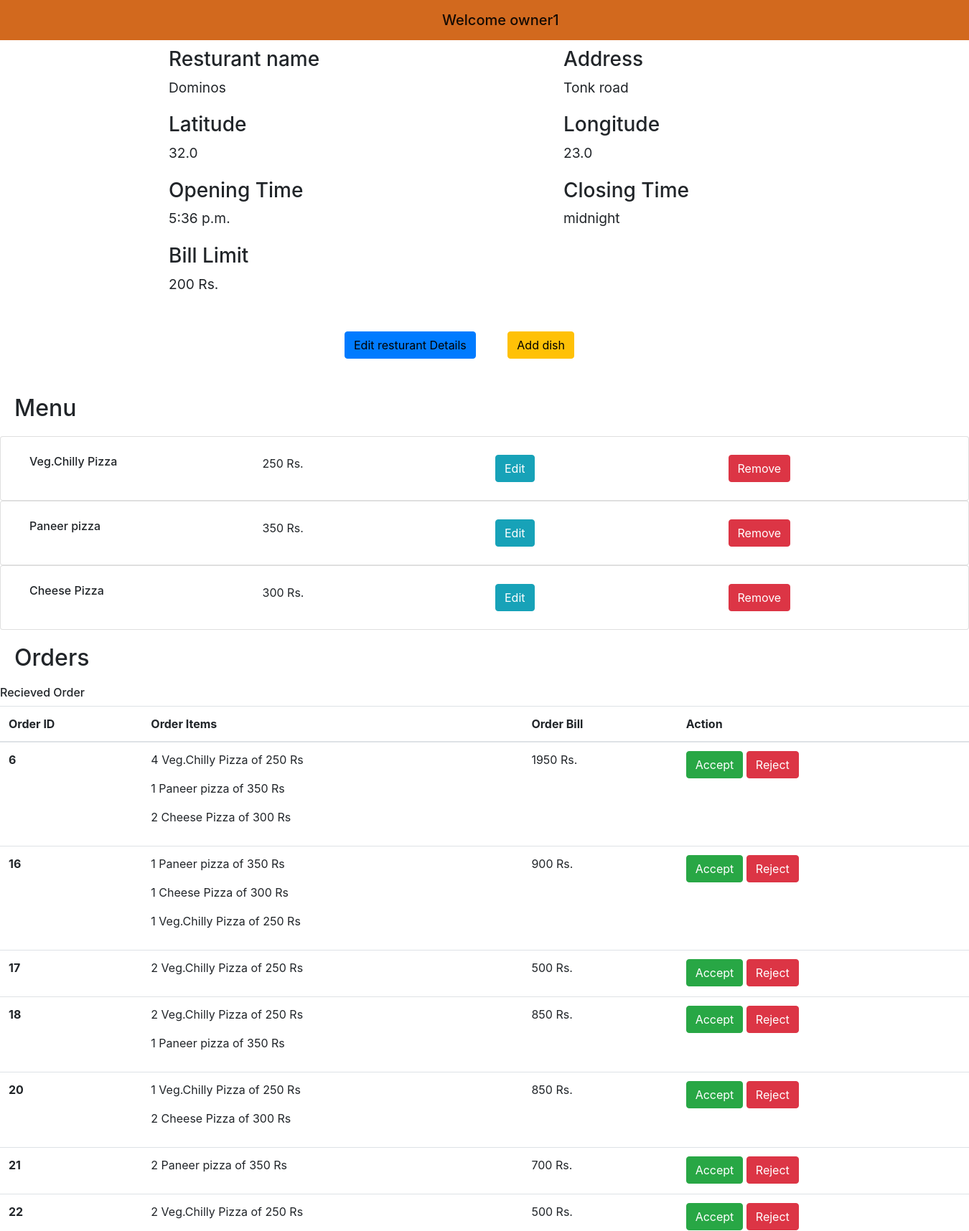
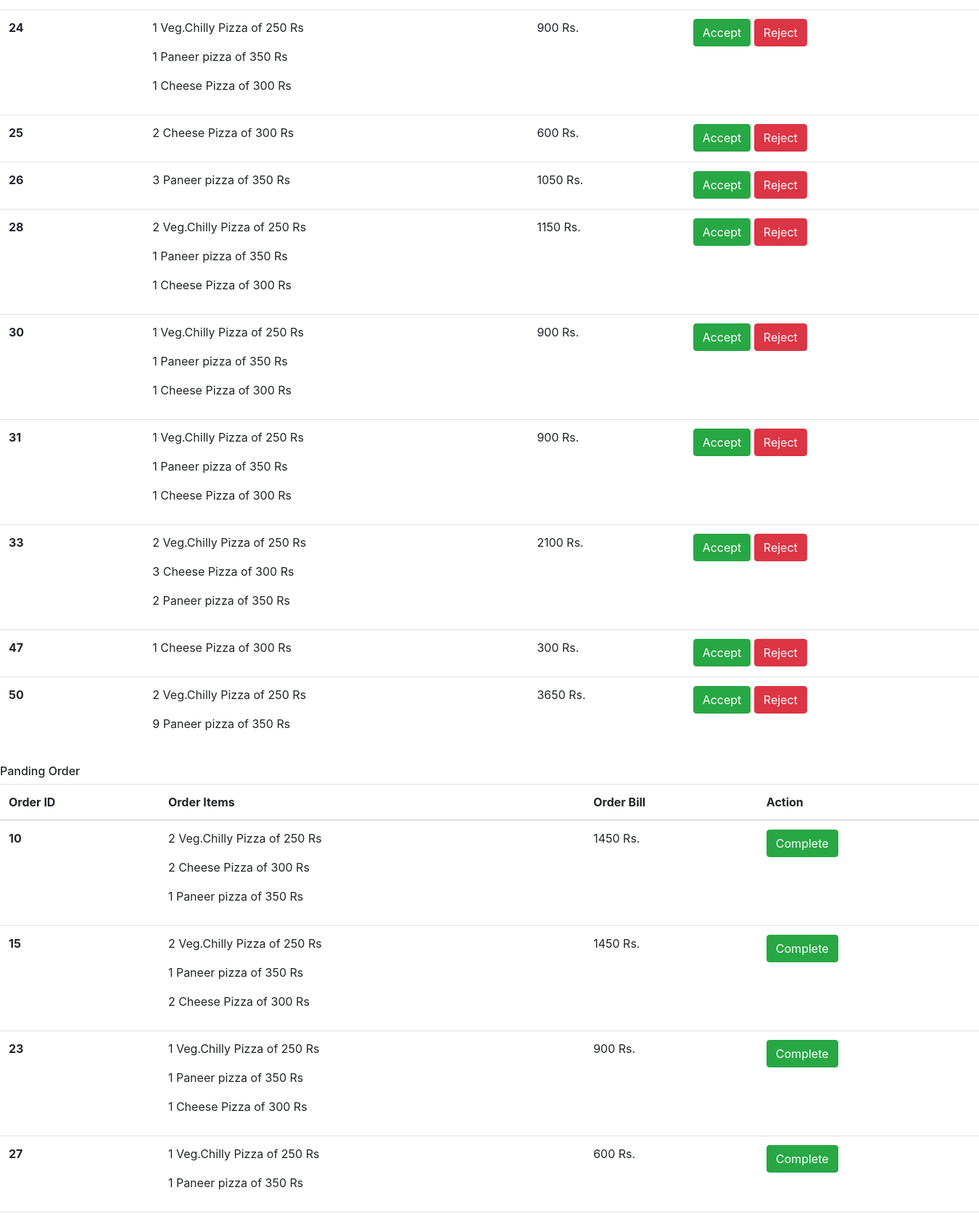
The page /restaurant/dashboard/2 (upper part) on the database its author committed (2 pictures, top to bottom).
### accounts/models.py (models this page shows, shortened)
class Owner(models.Model):
	name = models.CharField(max_length = 20)
	password = models.CharField(max_length = 100)
	restaurant_name = models.CharField(max_length = 100)
	is_login = models.BooleanField(default = False)

### restaurant/models.py (models this page shows, shortened)
class Resturant(models.Model):
  owner=ForeignKey(Owner,on_delete = models.CASCADE)
  name=models.CharField(max_length=20)
  address=models.CharField(max_length=200)
  latitude=models.FloatField()
  longitude=models.FloatField()
  opening_time=models.TimeField()
  closing_time=models.TimeField()
  bill_limit=models.IntegerField()

class Dish(models.Model):
  owner=ForeignKey(Owner,on_delete = models.CASCADE)
  name=models.CharField(max_length=20)
  price=models.IntegerField()

### restaurant/views.py (the view)
# urls.py: path('dashboard/<int:id>',views.dashboard,name="dashboard"),
def dashboard(request,id):
  request.session["owner_id"]=id
  owner=Owner.objects.get(id=id)
  resturant=None
  dishes=None
  order=False
  recieved_order=None
  panding_order=None
  if Resturant.objects.all().filter(owner=owner):
    resturant=Resturant.objects.get(owner=owner)
  if Dish.objects.all().filter(owner=owner):
    dishes=Dish.objects.all().filter(owner=owner)
  if resturant:
    orders_list=Order.objects.filter(restaurant_id=resturant.id,complete=True)
    recieved_order=[]
    panding_order=[]
    for order in orders_list:
      dishess=Orderdish.objects.filter(order=order)
      if dishess:
        d=[]
        total_bill=0
        for dish in dishess:
          quantity=dish.quantity
          name=dish.dish.name
          price=dish.dish.price
          obj=Info1(name,price,quantity)
          d.append(obj)
          total_bill=total_bill+quantity*price
        obj=Info2(d,order.id,total_bill)
        if order.status=="placed":
          recieved_order.append(obj)
        elif order.status=="panding":
          panding_order.append(obj)
  if recieved_order or panding_order:
    order=True
  return render(request,'dashboard.html',{
    'name':owner.name,
    'id':id,
    'resturant':resturant,
    'dishes':dishes,
    'recieved_order':recieved_order,
    'panding_order':panding_order,
    'order':order
    })

### restaurant/templates/dashboard.html (shortened to what this page needs)
{% load static %}
<!DOCTYPE html>
<html lang="en">
<head>
  <link rel="stylesheet" href="https://stackpath.bootstrapcdn.com/bootstrap/4.3.1/css/bootstrap.min.css">
  <link href="{% static 'css/resturant/dashboard.css' %}" rel="stylesheet"/>
</head>
<body>
  <div>
    <nav class="navbar navbar-light " style="background-color:chocolate">
      <span class="navbar-brand mb-0 h1" id="welcome">Welcome {{name}}</span>
    </nav>
    {% if resturant %}
      <div class="container">
        <div class="row">
          <div class="col">
            <h3>Resturant name</h3>
            <p>{{resturant.name}}</p>
          </div>
          <div class="col">
            <h3>Address</h3>
            <p>{{resturant.address}}</p>
          </div>
        </div>
        <div class="row">
          <div class="col">
            <h3>Latitude</h3>
            <p>{{resturant.latitude}}</p>
          </div>
          <div class="col">
            <h3>Longitude</h3>
            <p>{{resturant.longitude}}</p>
          </div>
        </div>
        <div class="row">
          <div class="col">
            <h3>Opening Time</h3>
            <p>{{resturant.opening_time}}</p>
          </div>
          <div class="col">
            <h3>Closing Time</h3>
            <p>{{resturant.closing_time}}</p>
          </div>
        </div>
        <div class="row">
          <div class="col">
            <h3>Bill Limit</h3>
            <p>{{resturant.bill_limit}} Rs.</p>
          </div>
        </div>
      </div>
    {% else %}
      <button type="button" class="btn btn-primary" style="margin-left: 600px; "><a href="add_resturant/{{id}}" style="color:white">Add resturant</a></button>
    {% endif%}
  </div>
  {% if resturant %}
  <div class="row"  id="buttons">
    <span>
      <button type="button" class="btn btn-primary" id="btn1"><a href="resturant_details/{{id}}" style="color:black">Edit resturant Details</a></button>
      <button type="button" class="btn btn-warning" id="btn2"><a href="add_dish/{{id}}" style="color:black">Add dish</a></button>
    </span>
  </div>
  {% endif %}
  {% if dishes %}
  <div>
    <h2 style="margin: 20px;">Menu</h2>
      <div>
        {% for dish in dishes %}
        <div class="card">
          <div class="card-body">
            <div class="row">
                <div class="col">
                  <h6>{{dish.name}}</h6>
                </div>
                <div class="col">
                  {{dish.price}} Rs.
                </div>
                <div class="col">
                  <button type="button" class="btn btn-info"><a href="edit_dish/{{dish.id}}" style="color:white">Edit</a></button>
                </div>
                <div class="col">
                  <button type="button" class="btn btn-danger"><a href="remove_dish/{{dish.id}}" style="color:white">Remove</a></button>
                </div>
            </div>
          </div>
        </div>
        {% endfor %}
      </div>
  </div>
  {% endif %}
  {% if order %}
  <h2 style="margin: 20px;">Orders</h2>
    {% if recieved_order %}
      <h6>Recieved Order</h6>
      <table class="table">
        <thead>
          <tr>
            <th scope="col">Order ID</th>
            <th scope="col">Order Items</th>
            <th scope="col">Order Bill</th>
            <th scope="col">Action</th>
          </tr>
        </thead>
        <tbody>
          {% for order in recieved_order %}
          <tr>
            <th scope="row">{{order.id}}</th>
            <td>
              {% for dish in order.dishes %}
                <p>{{dish.quantity}} {{dish.name}} of {{dish.price}} Rs</p>
              {% endfor %}
            </td>
            <td>{{order.bill}} Rs.</td>
            <td>
              <button type="button" class="btn btn-success" ><a href="accept_order/{{order.id}}" style="color:white">Accept</a></button>
              <button type="button" class="btn btn-danger"><a href="reject_order/{{order.id}}" style="color:white">Reject</a></button>
            </td>
          </tr>
          {% endfor %}
        </tbody>
      </table>
    {% endif %}
    {% if panding_order %}
      <h6>Panding Order</h6>
      <table class="table">
        <thead>
          <tr>
            <th scope="col">Order ID</th>
            <th scope="col">Order Items</th>
            <th scope="col">Order Bill</th>
            <th scope="col">Action</th>
          </tr>
        </thead>
        <tbody>
          {% for order in panding_order %}
          <tr>
            <th scope="row">{{order.id}}</th>
            <td>
              {% for dish in order.dishes %}
                <p>{{dish.quantity}} {{dish.name}} of {{dish.price}} Rs</p>
              {% endfor %}
            </td>
            <td>{{order.bill}} Rs.</td>
            <td>
              <button type="button" class="btn btn-success" ><a href="complete_order/{{order.id}}" style="color:white">Complete</a></button>
            </td>
          </tr>
          {% endfor %}
        </tbody>
      </table>
    {% endif %}
  {% endif %}
</body>
</html>

### static/css/resturant/dashboard.css (style rules this page uses)
.navbar { margin-bottom: 10px; }
.container { margin:5px; margin-left: 200px; font-size: larger; }
.row { margin:5px; }
#welcome { margin-left: 600px; }
#buttons { margin-left: 470px; }
#btn1 { margin:10px; }
#btn2 { margin:30px; }
a { text-decoration:wavy; }

### rows shown on the page
Owner: name "owner1"
Resturant: name "Dominos", address "Tonk road", latitude "32.0", longitude "23.0", opening_time "5:36 p.m.", closing_time "midnight", bill_limit "200"
Dish: name "Veg.Chilly Pizza", price "250", name "Veg.Chilly Pizza" "Veg.Chilly Pizza" "Veg.Chilly Pizza" "Veg.Chilly Pizza" "Veg.Chilly Pizza" "Veg.Chilly Pizza" "Veg.Chilly Pizza" "Veg.Chilly Pizza" "Veg.Chilly Pizza" "Veg.Chilly Pizza" "Veg.Chilly Pizza" "Veg.Chilly Pizza", name "Veg.Chilly Pizza" "Veg.Chilly Pizza" "Veg.Chilly Pizza" "Veg.Chilly Pizza"
Dish: name "Paneer pizza", price "350", name "Paneer pizza" "Paneer pizza" "Paneer pizza" "Paneer pizza" "Paneer pizza" "Paneer pizza" "Paneer pizza" "Paneer pizza" "Paneer pizza" "Paneer pizza" "Paneer pizza", name "Paneer pizza" "Paneer pizza" "Paneer pizza" "Paneer pizza"
Dish: name "Cheese Pizza", price "300", name "Cheese Pizza" "Cheese Pizza" "Cheese Pizza" "Cheese Pizza" "Cheese Pizza" "Cheese Pizza" "Cheese Pizza" "Cheese Pizza" "Cheese Pizza" "Cheese Pizza", name "Cheese Pizza" "Cheese Pizza" "Cheese Pizza"

### other values the page prints
{{ order.id }} "6" "16" "17" "18" "20" "21" "22" "24" "25" "26" "28" "30" "31" "33" "47" "50"
{{ dish.quantity }} "4" "1" "2" "1" "1" "1" "2" "2" "1" "1" "2" "2" "2" "1" "1" "1" "2" "3" "2" "1" "1" "1" "1" "1" "1" "1" "1" "2" "3" "2" "1" "2" "9"
{{ dish.price }} "250" "350" "300" "350" "300" "250" "250" "250" "350" "250" "300" "350" "250" "250" "350" "300" "300" "350" "250" "350" "300" "250" "350" "300" "250" "350" "300" "250" "300" "350" "300" "250" "350"
{{ order.bill }} "1950" "900" "500" "850" "850" "700" "500" "900" "600" "1050" "1150" "900" "900" "2100" "300" "3650"
{{ order.id }} "10" "15" "23" "27"
{{ dish.quantity }} "2" "2" "1" "2" "1" "2" "1" "1" "1" "1" "1"
{{ dish.price }} "250" "300" "350" "250" "350" "300" "250" "350" "300" "250" "350"
{{ order.bill }} "1450" "1450" "900" "600"
